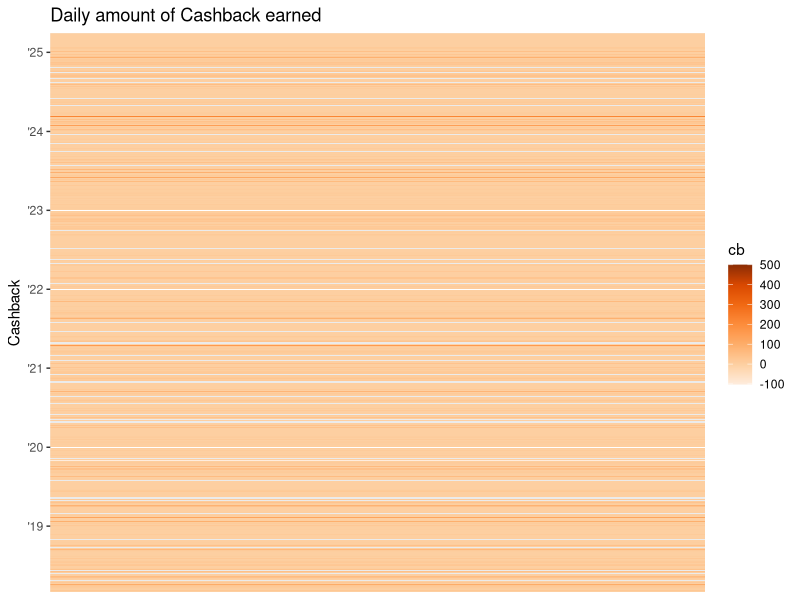

R code for this plot:
## ---- chunk 1
library(tidyverse)

df <- read_csv('../mono/transactions.csv')


df <- df |> 
  mutate(time = as.POSIXct(time, tz="Kyiv/Ukraine")) |> 
  mutate(
    year = year(time),
    month = month(time),
    day = day(time),
    date = as.Date(time),
  )

## ---- chunk 2
df |> group_by(date) |> summarise(spend = sum(amount) / 100, cb = sum(cashbackAmount)/100) |> 
  ggplot(aes(y=date, x = 1)) + geom_tile(aes(fill=cb)) +
  scale_fill_distiller(palette="Oranges", direction = 1) +
  scale_y_date( date_breaks= "1 year", date_labels = "'%y", expand = c(0,0)) +
  scale_x_discrete(expand = c(0, 0),) +
  labs(
    title = "Daily amount of Cashback earned",
    x = NULL,
    y = "Cashback",
)

